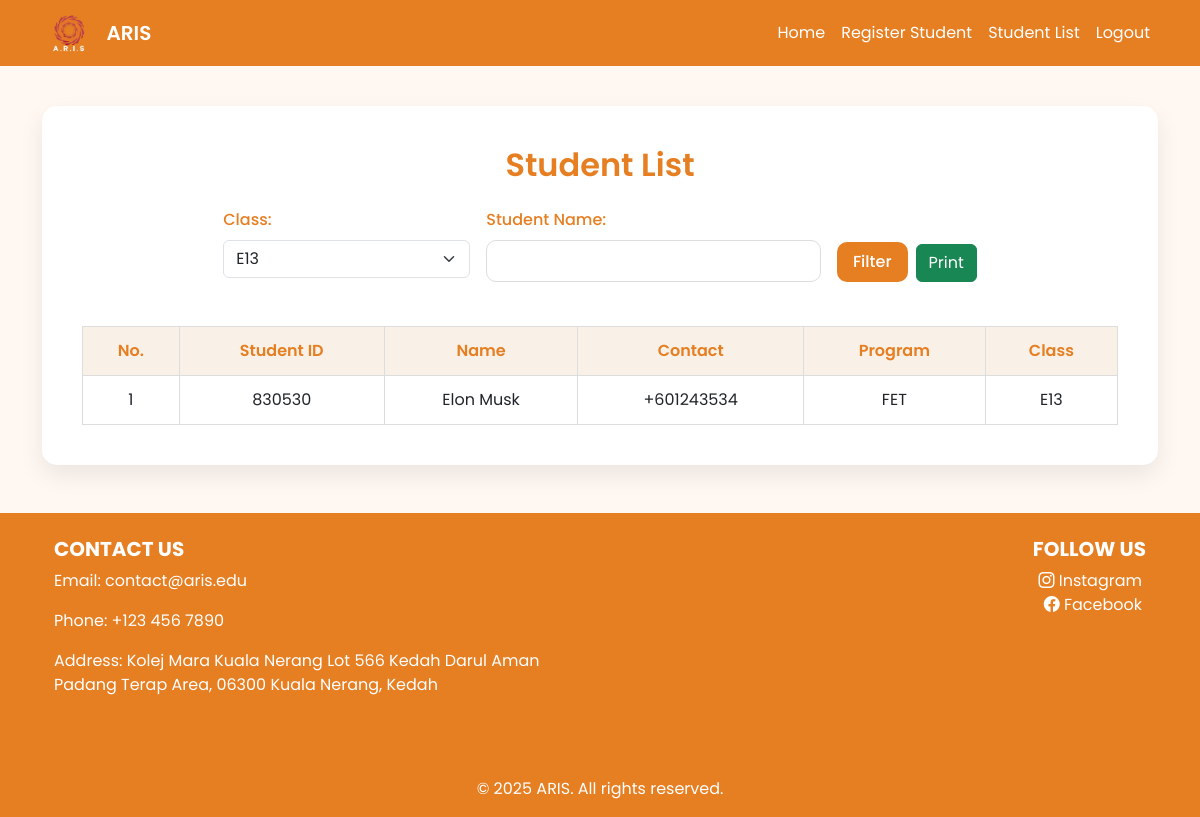
Page /student-list.php?class=E13 (signed in) on the committed database.
### tables this page shows
CREATE TABLE `student` (
  `studentName` varchar(150) NOT NULL,
  `Student_ID` varchar(30) NOT NULL,
  `Contact` int(30) NOT NULL,
  `Program` varchar(100) NOT NULL,
  `Class` varchar(30) NOT NULL,
  `Picture` varchar(250) DEFAULT NULL
);

### student-list.php (the view, shortened to what this page needs)
<?php
include('header.php');
include('connection.php');
$class = $_GET['class'] ?? '';
$name = $_GET['name'] ?? '';
$where = [];
$params = [];
$types = "";
if (!empty($class)) {
    $where[] = "Class = ?";
    $params[] = $class;
    $types .= "s";
}
$whereClause = $where ? "WHERE " . implode(" AND ", $where) : "";
$sql = "SELECT Student_ID, studentName, Contact, Program, Class FROM student $whereClause ORDER BY Class ASC, studentName ASC";
$stmt = $condb->prepare($sql);
if (!empty($params)) {
    $stmt->bind_param($types, ...$params);
}
$stmt->execute();
$result = $stmt->get_result();
?>
<!DOCTYPE html>
<html lang="en">
<head>
    <link href="https://cdn.jsdelivr.net/npm/bootstrap@5.3.3/dist/css/bootstrap.min.css" rel="stylesheet">
</head>
<body>
<div class="container">
    <div class="container-box">
        <h2 class="text-center mb-4">Student List</h2>
        <form method="get" class="row g-3 justify-content-center mb-4">
            <div class="col-md-3">
                <label for="class" class="form-label">Class:</label>
                <select name="class" id="class" class="form-select">
                    <?php
                    $groups = ['B' => 5, 'E' => 15, 'M' => 8, 'S' => 4];
                    foreach ($groups as $prefix => $max) {
                        for ($i = 1; $i <= $max; $i++) {
                            $c = $prefix . str_pad($i, 2, '0', STR_PAD_LEFT);
                            $selected = ($c == $class) ? "selected" : "";
                            echo "<option value='$c' $selected>$c</option>";
                        }
                    }
                    ?>
                </select>
            </div>
            <div class="col-md-4">
                <label for="name" class="form-label">Student Name:</label>
                <input type="text" name="name" id="name" class="form-control" value="<?= htmlspecialchars($name); ?>">
            </div>
            <div class="col-md-auto d-flex align-items-end">
                <button type="submit" class="btn btn-orange me-2">Filter</button>
                <button type="button" class="btn btn-success" onclick="window.print();">Print</button>
            </div>
        </form>
        <div class="table-responsive">
            <table>
                <thead>
                    <tr>
                        <th>No.</th>
                        <th>Student ID</th>
                        <th>Name</th>
                        <th>Contact</th>
                        <th>Program</th>
                        <th>Class</th>
                    </tr>
                </thead>
                <tbody>
                <?php
                $no = 1;
                while ($row = $result->fetch_assoc()) {
                    echo "<tr>
                        <td>{$no}</td>
                        <td>" . htmlspecialchars($row['Student_ID']) . "</td>
                        <td>" . htmlspecialchars($row['studentName']) . "</td>
                        <td>+60" . htmlspecialchars($row['Contact']) . "</td>
                        <td>" . htmlspecialchars($row['Program']) . "</td>
                        <td>" . htmlspecialchars($row['Class']) . "</td>
                    </tr>";
                    $no++;
                }
                ?>
                </tbody>
            </table>
        </div>
    </div>
</div>
</body>
</html>
<?php
include('footer.php');
?>

### student-list.php (style rules this page uses)
body { background-color: #fff8f2; font-family: 'Poppins', sans-serif; }
.container-box { background-color: #ffffff; border-radius: 15px; padding: 40px; box-shadow: 0 10px 25px rgba(0, 0, 0, 0.08); margin-top: 40px; }
h2 { color: #e67e22; font-weight: 600; }
label { font-weight: 500; color: #e67e22; }
select, input[type="text"] { border-radius: 10px; border: 1px solid #ddd; padding: 8px 12px; transition: border-color 0.3s ease; }
.btn-orange { background-color: #e67e22; color: white; border: none; border-radius: 10px; padding: 8px 16px; font-weight: 500; transition: background-color 0.3s ease, transform 0.2s ease; }
table { width: 100%; border-collapse: collapse; margin-top: 20px; }
table th, table td { padding: 12px; text-align: center; border: 1px solid #ddd; }
table th { background-color: #f9f1e7; color: #e67e22; font-weight: 600; }

### rows in the picture
student: Student_ID "830530", studentName "Elon Musk", Contact "1243534", Program "FET", Class "E13"

### other values in the picture
form field class "E13"
